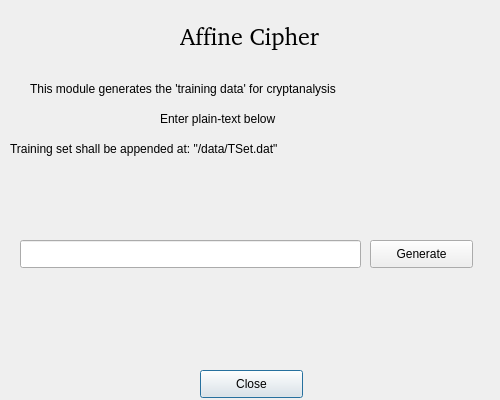
<?xml version="1.0" encoding="UTF-8"?>
<ui version="4.0">
 <class>Dialog_cs</class>
 <widget class="QDialog" name="Dialog_cs">
  <property name="geometry">
   <rect>
    <x>0</x>
    <y>0</y>
    <width>500</width>
    <height>400</height>
   </rect>
  </property>
  <property name="windowTitle">
   <string>Dialog</string>
  </property>
  <widget class="QPushButton" name="btn_close">
   <property name="geometry">
    <rect>
     <x>200</x>
     <y>370</y>
     <width>103</width>
     <height>28</height>
    </rect>
   </property>
   <property name="text">
    <string>Close</string>
   </property>
  </widget>
  <widget class="QPushButton" name="btn_gen">
   <property name="geometry">
    <rect>
     <x>370</x>
     <y>240</y>
     <width>103</width>
     <height>28</height>
    </rect>
   </property>
   <property name="text">
    <string>Generate</string>
   </property>
  </widget>
  <widget class="QLineEdit" name="lineEdit">
   <property name="geometry">
    <rect>
     <x>20</x>
     <y>240</y>
     <width>341</width>
     <height>28</height>
    </rect>
   </property>
  </widget>
  <widget class="QLabel" name="label">
   <property name="geometry">
    <rect>
     <x>180</x>
     <y>20</y>
     <width>141</width>
     <height>31</height>
    </rect>
   </property>
   <property name="font">
    <font>
     <family>Bitstream Charter</family>
     <pointsize>18</pointsize>
    </font>
   </property>
   <property name="text">
    <string>Affine Cipher</string>
   </property>
  </widget>
  <widget class="QLabel" name="label_2">
   <property name="geometry">
    <rect>
     <x>30</x>
     <y>80</y>
     <width>441</width>
     <height>18</height>
    </rect>
   </property>
   <property name="text">
    <string>This module generates the 'training data' for cryptanalysis</string>
   </property>
  </widget>
  <widget class="QLabel" name="label_3">
   <property name="geometry">
    <rect>
     <x>160</x>
     <y>110</y>
     <width>171</width>
     <height>18</height>
    </rect>
   </property>
   <property name="text">
    <string>Enter plain-text below</string>
   </property>
  </widget>
  <widget class="QLabel" name="label_4">
   <property name="geometry">
    <rect>
     <x>10</x>
     <y>140</y>
     <width>491</width>
     <height>18</height>
    </rect>
   </property>
   <property name="text">
    <string>Training set shall be appended at: &quot;&lt;project_root&gt;/data/TSet.dat&quot; </string>
   </property>
  </widget>
  <widget class="QLabel" name="label_5">
   <property name="geometry">
    <rect>
     <x>200</x>
     <y>300</y>
     <width>101</width>
     <height>18</height>
    </rect>
   </property>
   <property name="text">
    <string/>
   </property>
  </widget>
 </widget>
 <resources/>
 <connections>
  <connection>
   <sender>btn_close</sender>
   <signal>clicked()</signal>
   <receiver>Dialog_cs</receiver>
   <slot>close()</slot>
   <hints>
    <hint type="sourcelabel">
     <x>255</x>
     <y>378</y>
    </hint>
    <hint type="destinationlabel">
     <x>354</x>
     <y>350</y>
    </hint>
   </hints>
  </connection>
 </connections>
</ui>
